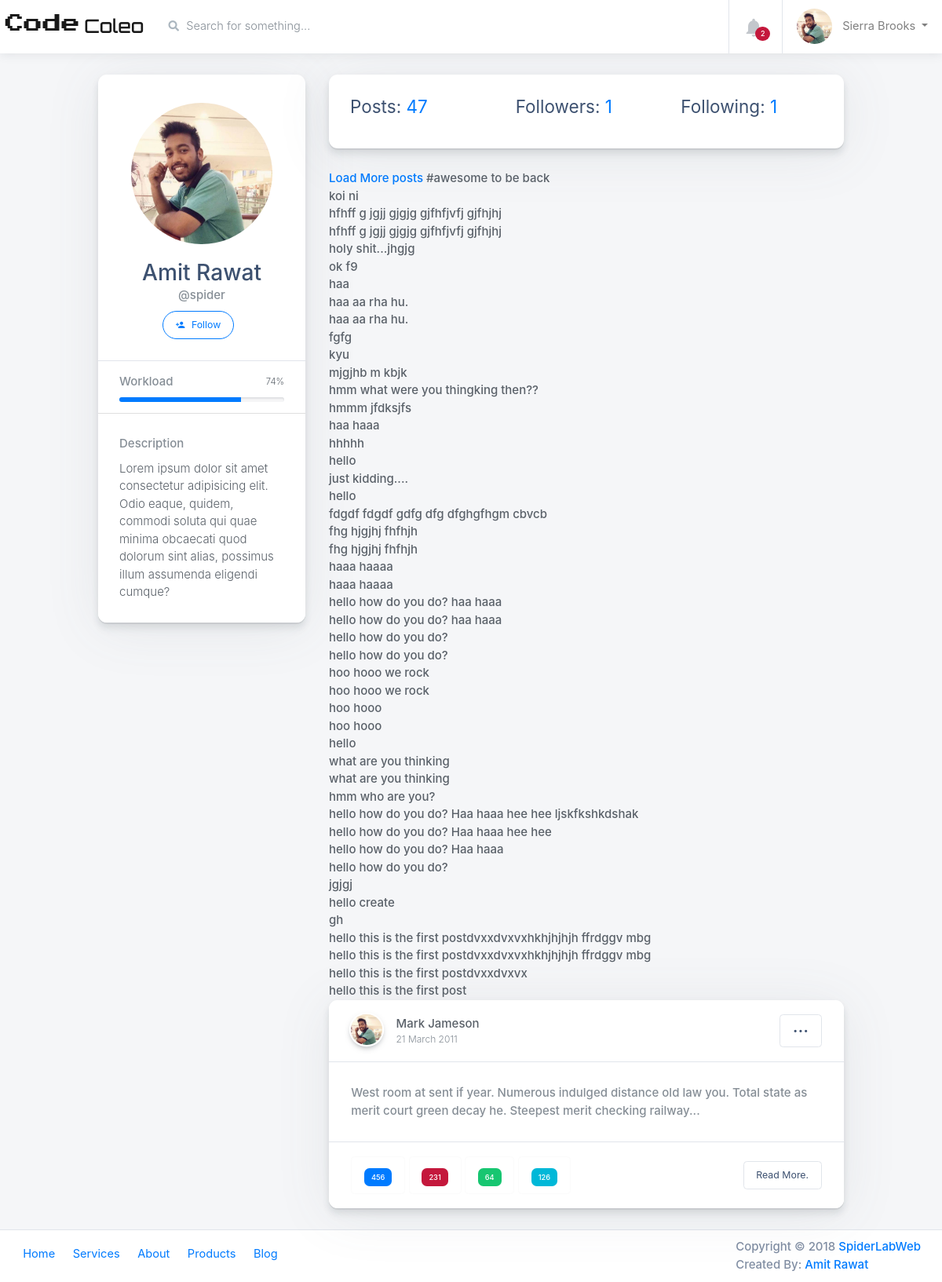
/spider/ (signed in), run on an earlier commit of the app's database.
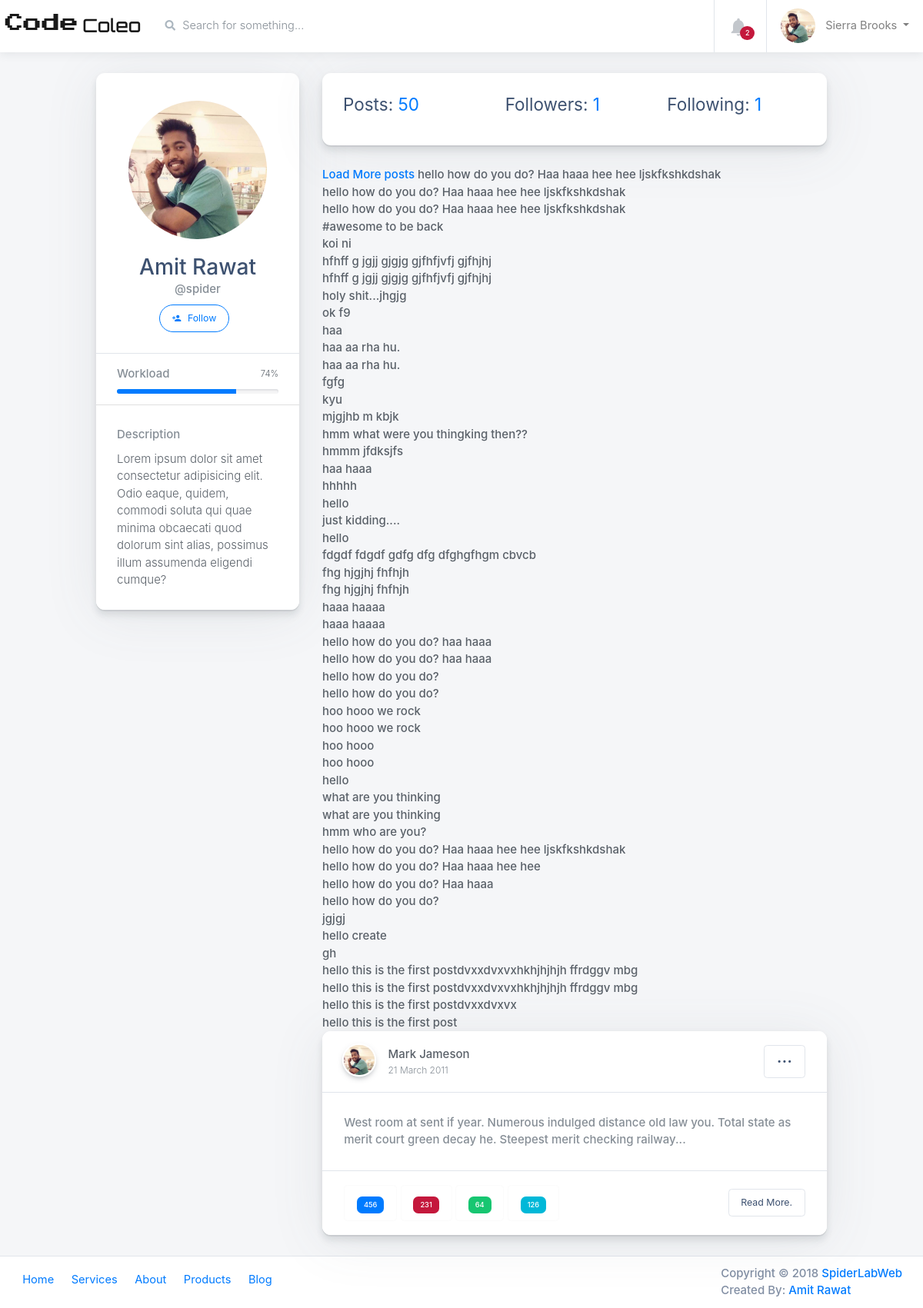
And on a later commit of the database.
### posts/models.py (models this page shows, shortened)
class Post(models.Model):
    parent = models.ForeignKey("self",blank=True, null=True)
    user = models.ForeignKey(settings.AUTH_USER_MODEL,default=1)
    title = models.CharField(max_length=50, blank=True, null=True)
    content = models.CharField(max_length=155)
    liked = models.ManyToManyField(settings.AUTH_USER_MODEL, blank=True, related_name="liked")
    timestamp = models.DateTimeField(auto_now_add=True)
    updated = models.DateTimeField(auto_now=True)
    objects = PostManager()
    class Meta:
        ordering = ['-timestamp']
    def __str__(self):
        return self.content

### accounts/models.py (models this page shows, shortened)
class UserProfile(models.Model):
    user = models.OneToOneField(settings.AUTH_USER_MODEL, related_name='profile')
    following = models.ManyToManyField(settings.AUTH_USER_MODEL,blank=True, related_name='followed_by')
    objects= UserProfileManager()
    def get_following(self):
        users = self.following.all()
        return users.exclude(username = self.user.username)
    def get_follow_url(self):
        return reverse_lazy("profiles:follow", kwargs={'username':self.user.username})

### accounts/views.py (the view)
# urls.py: url(r'^(?P<username>[\w.@+-]+)/$', UserDetailView.as_view(), name='detail'),
class UserDetailView(DetailView):
    qeryset = User.objects.all()
    template_name = 'accounts/user_detail.html'
    def get_object(self):
            return get_object_or_404(User, username__iexact=self.kwargs.get("username"))
    def get_context_data(self, **kwargs):
        context = super().get_context_data(**kwargs)
        following = UserProfile.objects.is_following(self.request.user,self.get_object())
        context["sidebar"] = False
        context["following"] = following
        return context

### accounts/models.py (called while the page is built)
    def all(self):
        qs = self.get_queryset().all()
        try:
            if self.instance:
                qs = qs.exclude(user=self.instance)
        except:
            pass
        return qs

    def is_following(self, user, followed_by_user):
        user_profile, created = UserProfile.objects.get_or_create(user=user)
        if created:
            return False
        if followed_by_user in user_profile.following.all():
            return True
        return False

### accounts/templates/accounts/user_detail.html (shortened to what the changed rows need)
{% extends "base.html" %}
{% load static %}
{% block main-container-bar %}
<main class="main-content  col-sm-12 p-0 {% if sidebar %} col-lg-10 col-md-9 col-sm-12 p-0 offset-lg-2 offset-md-3 {% else %} col-lg-12 col-md-12 col-sm-12 p-0 {% endif %}">
    <div class="main-navbar sticky-top bg-white">
{% endblock main-container-bar %}
{% block navbar-logo %}
<a class="navbar-brand w-25 mr-0" href="#" style="line-height: 25px;">
    <div class="d-table m-auto">
        <span class="d-none d-md-inline ml-1" style="font-family: 'Press Start 2P', cursive; font-size: 24px; ">Code</span> <span class="d-none d-md-inline ml-1" style="font-family: 'Orbitron', sans-serif; font-size: 24px;">Coleo</span>
    </div>
</a>
{% endblock navbar-logo %}
{% block content %}
<div class="row mt-4">
    <div class="col-lg-1">
    </div>
    <div class="col-lg-3">
      <div class="card card-small mb-4 pt-3">
        <div class="card-header border-bottom text-center">
          <div class="mb-3 mx-auto">
            <img class="rounded-circle" src="{% static 'images/avatars/0.jpg'%}" alt="User Avatar" width="180"> </div>
          <h4 class="mb-0"> {{ object.first_name }} {{ object.last_name }} </h4>
          <span class="text-muted d-block mb-2">@{{object.username}}</span>
          <a href="{{ object.profile.get_follow_url}}" class="mb-2 btn btn-sm btn-pill btn-outline-primary mr-2">
            <i class="material-icons mr-1">person_add</i> {% if following %} Unfollow {% else %} Follow {% endif %} </a>
        </div>
      </div>
    </div>
    <div class="col-lg-7">
      <div class="card card-small mb-4 p-2">
        <ul class="list-group list-group-flush">
          <li class="list-group-item p-3">
            <div class="row">
              <div class="col-lg-4 ">
                <h5>Posts: <a href="#" data-toggle="modal" data-target="#exampleModalCenter"> {{object.post_set.count}} </a></h5>
              </div>
              <div class="col-lg-4">
                  <h5>Followers: <a href="#" data-toggle="modal" data-target="#followersModal"> {{ object.followed_by.all.count}} </a></h5>
              </div>
              <div class="col-lg-4 ">
                  <h5>Following: <a href="#" data-toggle="modal" data-target="#followingModal"> {{ object.profile.get_following.count }} </a></h5>
              </div>
            </div>
          </li>
        </ul>
      </div>
      <a href="#" id="loadmore">Load More posts</a>
      {% for post in object.post_set.all %}
        {{ post }} <br>
      {% endfor %}
      <div class="card card-small card-post mb-4">
      </div>
    </div>
    <div class="col-lg-1">
    </div>
  </div>
{% endblock content %}

What changed in the data, as far as the page shows it:
added Post: content "hello how do you do? Haa haaa hee hee ljskfkshkdshak"
added Post: content "hello how do you do? Haa haaa hee hee ljskfkshkdshak"
added Post: content "hello how do you do? Haa haaa hee hee ljskfkshkdshak"
Also different on the page:
{{ object.post_set.count }}: "47" → "50"
